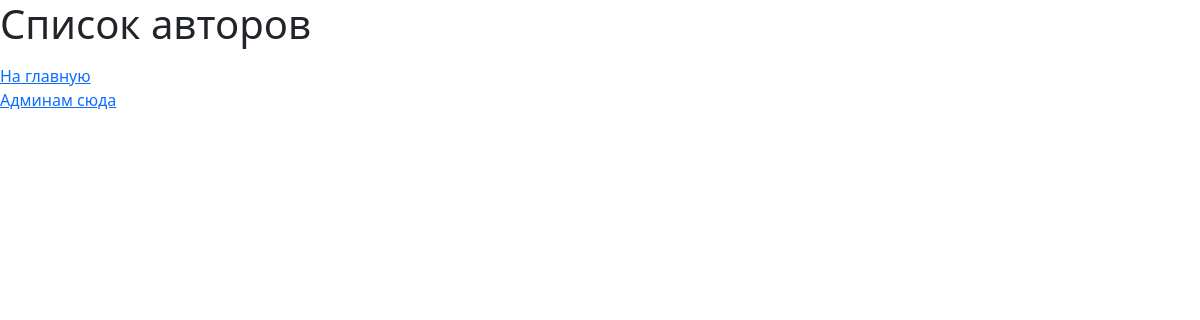
/pr5-docker/apache/content/authors.php, run on an earlier commit of the app's database.
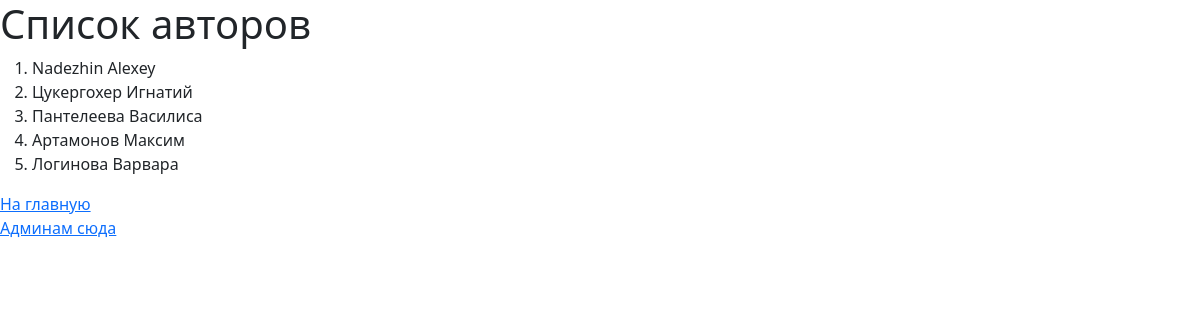
And on a later commit of the database.
### tables this page shows
CREATE TABLE IF NOT EXISTS authors (
    ID INT NOT NULL AUTO_INCREMENT,
    name VARCHAR(30),
    surname VARCHAR(30),
    age INT,
    PRIMARY KEY(ID)
);

### pr5-docker/apache/content/authors.php (the view, shortened to what this page needs)
<!DOCTYPE html>
<html lang="en">
<head>
    <link href="https://cdn.jsdelivr.net/npm/bootstrap@5.0.2/dist/css/bootstrap.min.css"
          rel="stylesheet"
>
</head>
<body>
<h1>Список авторов</h1>
<ol>
    <?php
    $mysqli = new mysqli("db", "root", "example", "appDB");
    $result = $mysqli->query("SELECT * FROM authors");
    foreach ($result as $row){
        echo "<li>{$row['surname']} {$row['name']}</li>";
    }
    ?>
</ol>
<a href="index.html">На главную</a>
<br>
<a href="admin/admin.php">Админам сюда</a>
</body>
</html>

What changed in the data, as far as the page shows it:
added authors: surname "Nadezhin", name "Alexey"
added authors: surname "Цукергохер", name "Игнатий"
added authors: surname "Пантелеева", name "Василиса"
added authors: surname "Артамонов", name "Максим"
added authors: surname "Логинова", name "Варвара"
